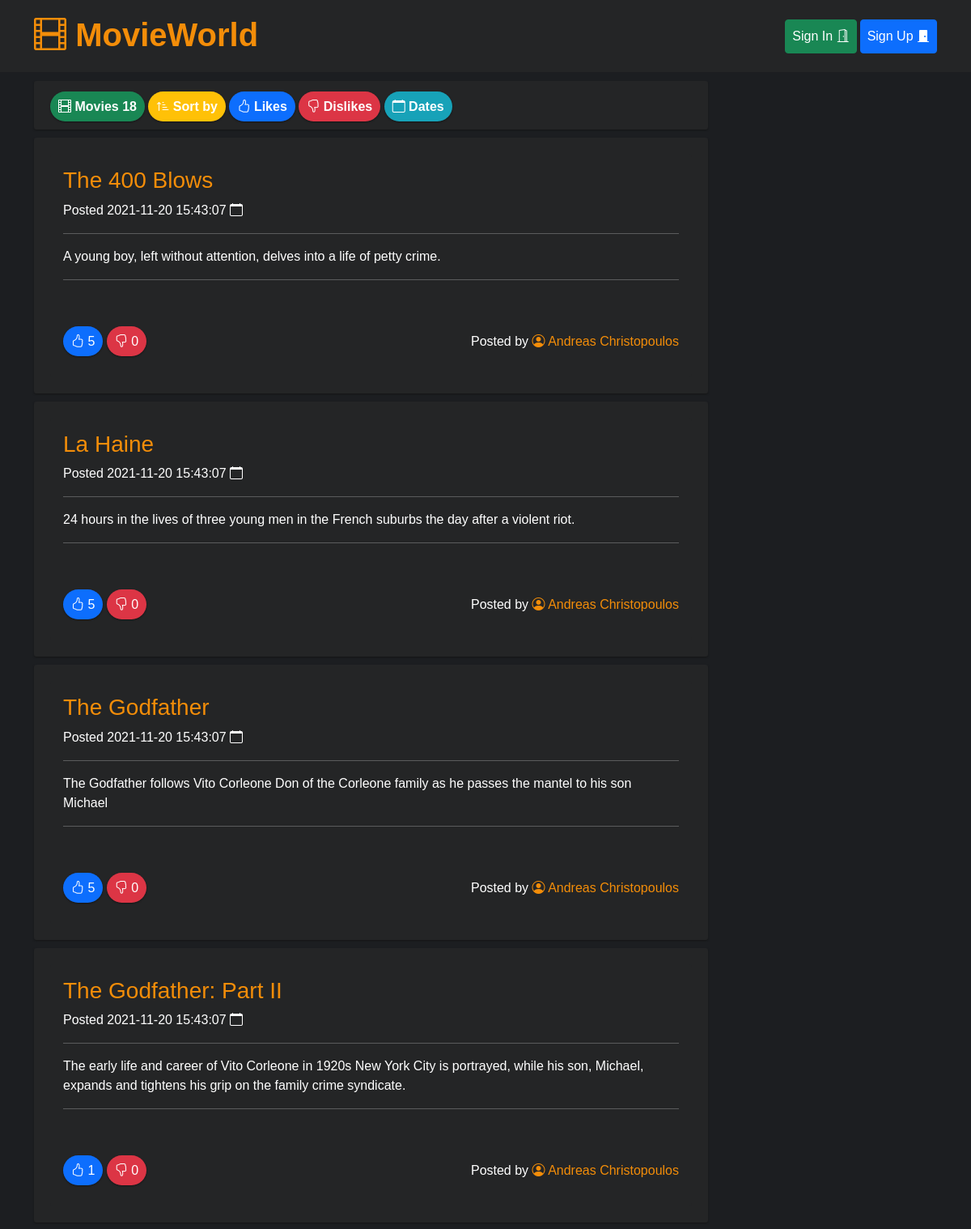
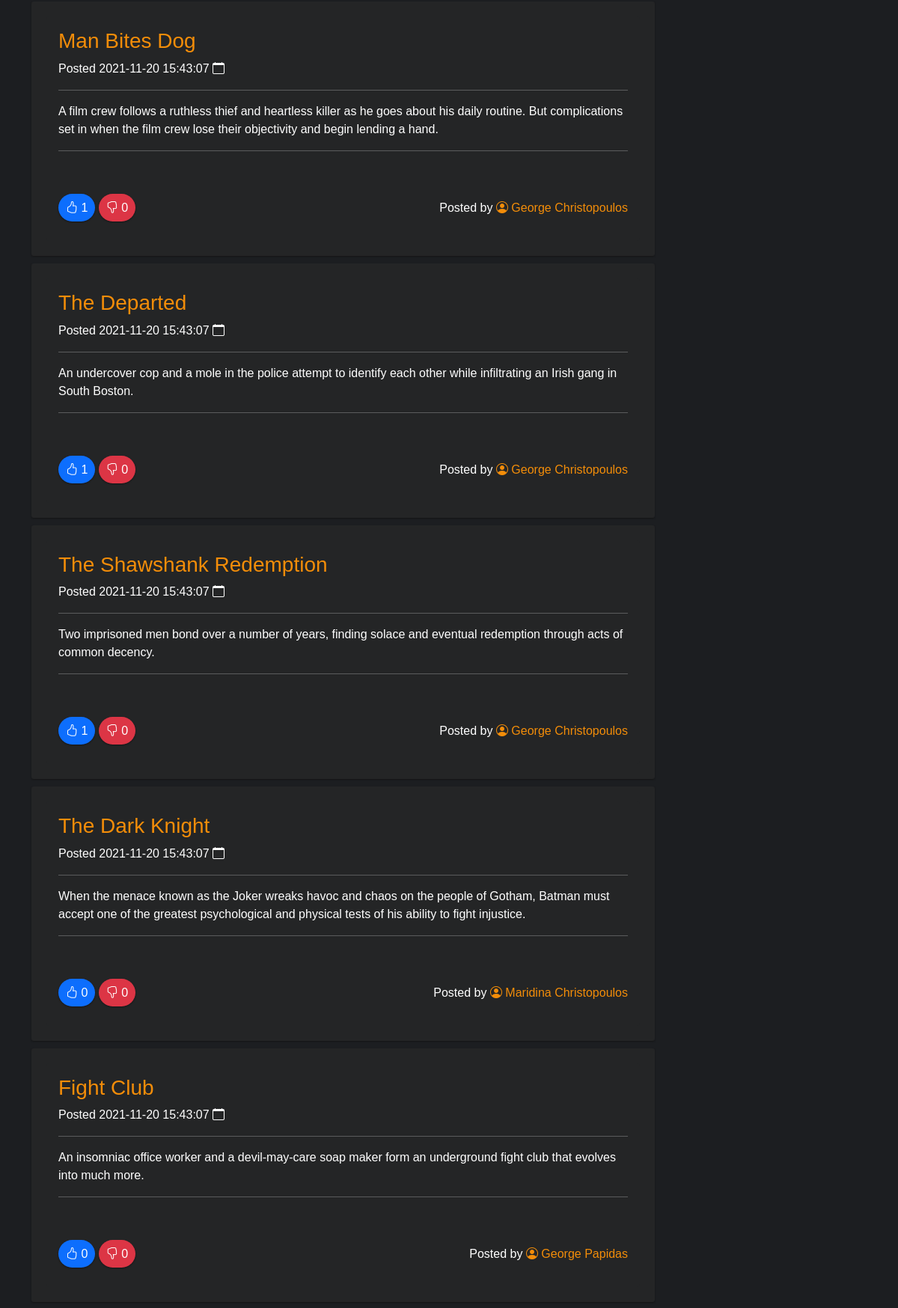
The page / (upper part) on the database its author committed (2 pictures, top to bottom).
### tables this page shows
CREATE TABLE `movies` (
	`id` INT NOT NULL AUTO_INCREMENT,
	`title` VARCHAR(240) NOT NULL,
	`description` VARCHAR(240) NOT NULL,
    `user_id` INT NOT NULL,
	`created` DATETIME DEFAULT CURRENT_TIMESTAMP,
	`updated` DATETIME DEFAULT CURRENT_TIMESTAMP,
    FOREIGN KEY (user_id) REFERENCES users (id) ON DELETE CASCADE ON UPDATE CASCADE,
	PRIMARY KEY (`id`)
);

### index.php (the view, shortened to what this page needs)
<?php
require_once "config.php";
$sql_movies = 'SELECT * FROM movies ORDER BY updated DESC';
$sql_users = 'SELECT id, fullname, username FROM users';
$sql_total_movies = 'SELECT COUNT(*) FROM movies';
$total_movies = $pdo->query($sql_total_movies)->fetchColumn();
$usernames = array();
foreach ($pdo->query($sql_users) as $row) {
  $usernames[$row['id']] = $row['fullname'];
}
?>
<!doctype html>
<html lang="en">
<head>
  <link href="https://cdn.jsdelivr.net/npm/bootstrap@5.1.3/dist/css/bootstrap.min.css" rel="stylesheet">
  <link rel="stylesheet" href="https://cdn.jsdelivr.net/npm/bootstrap-icons@1.7.1/font/bootstrap-icons.css">
  <link href="./assets/css/app.css" rel="stylesheet" />
</head>
<body>
  <header>
    <nav class="navbar fixed-top navbar-expand-lg navbar-dark bg-very-dark">
      <div class="container">
        <a class="navbar-brand" href="/"><i class="bi bi-film"></i> MovieWorld </a>
        <div class="collapse navbar-collapse" id="navbarNav">
          <ul class="navbar-nav ms-auto">
            <?php
            if ($_SESSION && $_SESSION["loggedin"] === true) {
              echo '
              <li class="nav-item me-1">
                <a class="nav-link btn btn-success text-white" href="newMovie.php">Movie <i class="bi bi-plus-circle"></i></a>
              </li>
              <li class="nav-item me-1">
                <a class="nav-link btn btn-primary text-white" href="profile.php">' . $_SESSION['fullname'] . ' <i class="bi bi-person-circle"></i></a>
              </li>
              <li class="nav-item me-1">
                <a class="nav-link btn btn-danger text-white" href="logout.php">Sign Out <i class="bi bi-power"></i></a>
              </li>';
            } else {
              echo ' <li class="nav-item me-1">
              <a class="nav-link btn btn-success text-white" href="signin.php">Sign In <i class="bi bi-door-open"></i></a>
            </li>
            <li class="nav-item">
              <a class="nav-link btn btn-primary text-white" href="signup.php">Sign Up <i class="bi bi-door-closed-fill"></i></a>
            </li>';
            }
            ?>
          </ul>
        </div>
      </div>
    </nav>
  </header>
  <div class="add-space"></div>
  <main>
    <div class="container">
      <div class="row g-3">
        <div class="col-9">
          <div class="movies-info">
            <p>
              <span class="movie"><i class="bi bi-film"></i> Movies <?php print $total_movies ?></span>
              <span class="sorting"><i class="bi bi-sort-up-alt"></i> Sort by</span>
              <span class="like"><i class="bi bi-hand-thumbs-up"></i> Likes</span>
              <span class="dislike"><i class="bi bi-hand-thumbs-down"></i> Dislikes</span>
              <span class="date"><i class="bi bi-calendar"></i> Dates</span>
            </p>
          </div>
          <?php
          foreach ($pdo->query($sql_movies) as $row) {
            $sql_likes = 'SELECT COUNT(*) FROM ratings WHERE movie_id=' . $row['id'] . ' AND rating = 1';
            $sql_dislikes = 'SELECT COUNT(*) FROM ratings WHERE movie_id=' . $row['id'] . ' AND rating = 0';
            try {
              $likes = $pdo->query($sql_likes)->fetchColumn();
            } catch (PDOException $e) {
              $likes = 0;
            }
            try {
              $dislikes = $pdo->query($sql_dislikes)->fetchColumn();
            } catch (PDOException $e) {
              $dislikes = 0;
            }
            print '<div class="movie-texture">';
            print '<div class="card bg-very-dark">';
            print '<div class="card-body">';
            print '<h3 class="card-title">' . $row['title'] . '</h3>';
            print '<p>Posted ' . $row['updated'] . ' <i class="bi bi-calendar"></i></p>';
            print '<hr />';
            print '<p class="card-text">' . $row['description'] . '</p>';
            print '<hr />';
            print '<p>';
            print '<br /><br />';
            print '<span class="like"><i class="bi bi-hand-thumbs-up"></i> ' . $likes . '</span> ';
            print '<span class="dislike"><i class="bi bi-hand-thumbs-down"></i> ' . $dislikes . '</span>';
            print '<span style="float:right">';
            print 'Posted by <a class="postedby" href="#"><i class="bi bi-person-circle"></i> ' . $usernames[$row['user_id']] . '</a>';
            print '</span>';
            print '</p>';
            print '</div>';
            print '</div>';
            print '</div>';
          }
          ?>
        </div>
      </div>
    </div>
  </main>
</body>
</html>

### assets/css/app.css (style rules this page uses)
* { margin: 0; padding: 0; box-sizing: inherit; }
html { box-sizing: border-box; }
body { background-color: #1c1e21; font-family: 'Robot', sans-serif; color: #fff; }
.navbar-brand { color: #f38d09 !important; font-weight: bold; border-bottom: 3px solid #242526; transition: border 0.5s ease-in-out; font-size: 2.5rem !important; }
.bg-very-dark { background-color: #242526; }
.date { padding: 10px; background: #17a2b8; border-radius: 20px; box-shadow: 0 1px 2px #151516; }
.sorting { padding: 10px; background: #ffc107; border-radius: 20px; box-shadow: 0 1px 2px #151516; }
.movie { padding: 10px; background: #198754; border-radius: 20px; box-shadow: 0 1px 2px #151516; }
.like { padding: 10px; background: #0d6efd; border-radius: 20px; box-shadow: 0 1px 2px #151516; }
.dislike { padding: 10px; background: #dc3545; border-radius: 20px; box-shadow: 0 1px 2px #151516; }
.movies-info { margin: 0px 0; width: 100%; height: 60px; background: #242526; padding: 20px; border-radius: 3px; box-shadow: 0 1px 2px #151516; font-weight: bold; }
.movie-texture { margin: 10px 0; width: 100%; height: auto; background: #242526; padding: 20px; border-radius: 3px; box-shadow: 0 1px 2px #151516; }
.postedby:link, .postedby:visited { color: #f38d09; text-decoration: none; padding-bottom: 4px; border-bottom: 3px solid #242526; transition: border 0.5s ease-in-out; }
.card { border: none; }
.card-title { color: #f38d09; }
.add-space { height: 100px; }

### rows shown on the page
movies: title "The 400 Blows", updated "2021-11-20 15:43:07", description "A young boy, left without attention, delves into a life of petty crime.", likes "5", dislikes "0", user "Andreas Christopoulos"
movies: title "La Haine", updated "2021-11-20 15:43:07", description "24 hours in the lives of three young men in the French suburbs the day after a violent riot.", likes "5", dislikes "0", user "Andreas Christopoulos"
movies: title "The Godfather", updated "2021-11-20 15:43:07", description "The Godfather follows Vito Corleone Don of the Corleone family as he passes the mantel to his son Michael", likes "5", dislikes "0", user "Andreas Christopoulos"
movies: title "The Godfather: Part II", updated "2021-11-20 15:43:07", description "The early life and career of Vito Corleone in 1920s New York City is portrayed, while his son, Michael, expands and tightens his grip on the family crime syndicate.", likes "1", dislikes "0", user "Andreas Christopoulos"
movies: title "Man Bites Dog", updated "2021-11-20 15:43:07", description "A film crew follows a ruthless thief and heartless killer as he goes about his daily routine. But complications set in when the film crew lose their objectivity and begin lending a hand.", likes "1", dislikes "0", user "George Christopoulos"
movies: title "The Departed", updated "2021-11-20 15:43:07", description "An undercover cop and a mole in the police attempt to identify each other while infiltrating an Irish gang in South Boston.", likes "1", dislikes "0", user "George Christopoulos"
movies: title "The Shawshank Redemption", updated "2021-11-20 15:43:07", description "Two imprisoned men bond over a number of years, finding solace and eventual redemption through acts of common decency.", likes "1", dislikes "0", user "George Christopoulos"
movies: title "The Dark Knight", updated "2021-11-20 15:43:07", description "When the menace known as the Joker wreaks havoc and chaos on the people of Gotham, Batman must accept one of the greatest psychological and physical tests of his ability to fight injustice.", likes "0", dislikes "0", user "Maridina Christopoulos"
movies: title "Fight Club", updated "2021-11-20 15:43:07", description "An insomniac office worker and a devil-may-care soap maker form an underground fight club that evolves into much more.", likes "0", dislikes "0", user "George Papidas"

### other values the page prints
$total_movies "18"
